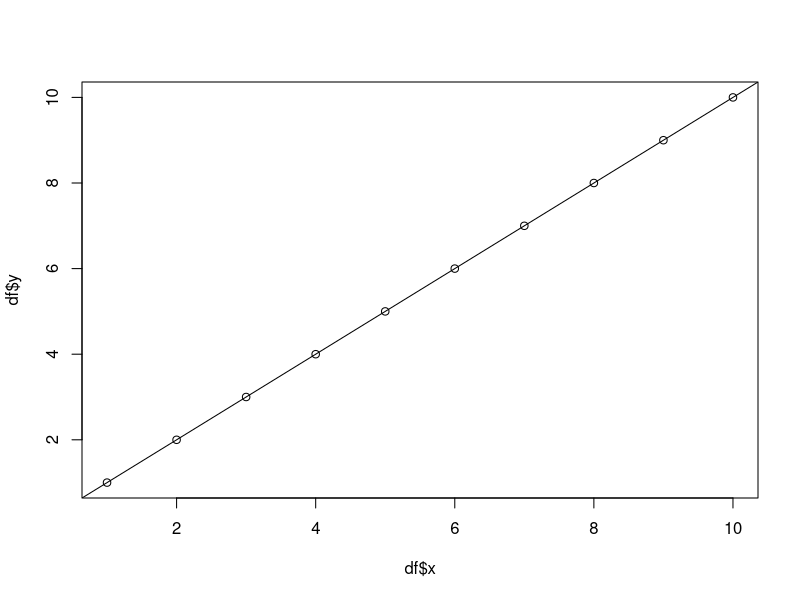

Recreate this plot in R.
x <- c(1:10)
y <- c(1:10)
df <- data.frame(x,y)


m <- lm(formula = y ~ x, data=df)
summary(m)
plot(df$x, df$y)
abline(m)

ptest<-data.frame(x=7)
predict(m,ptest, type="response")

x <- c(1,2,3,4,5)
y <- c(0.2, 2, 2.3, 7,4)

#